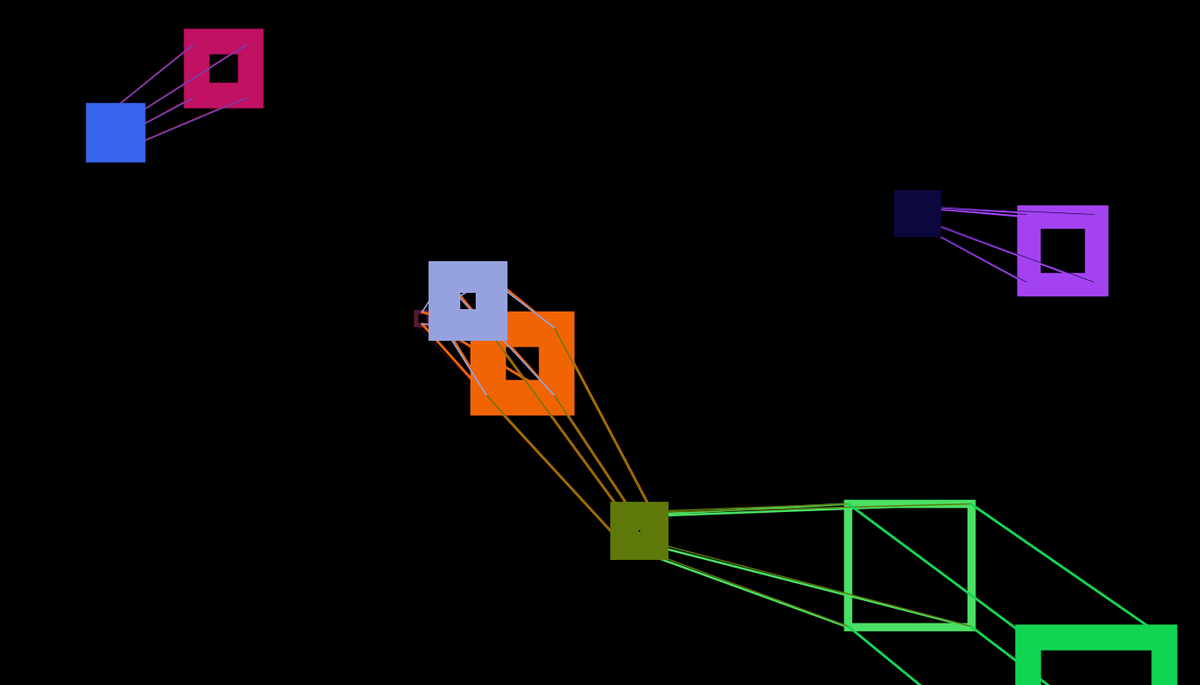
Frame 1 (no input)
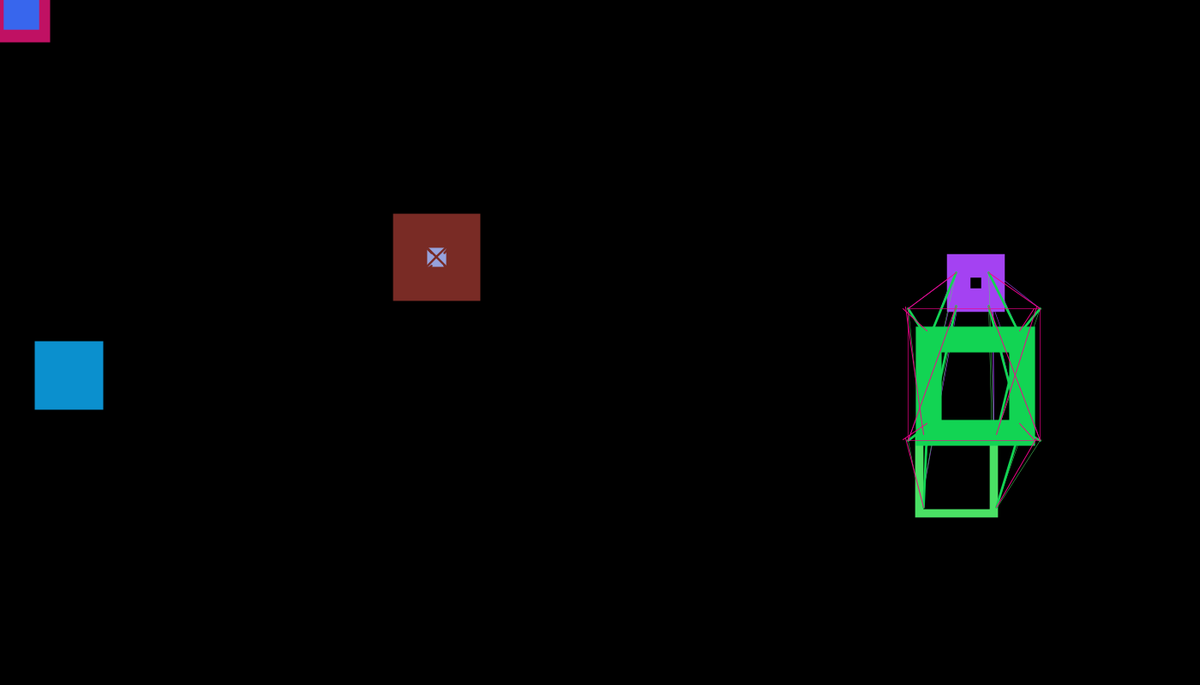
Frame 60 (the mouse pressed at the canvas centre just before this capture)
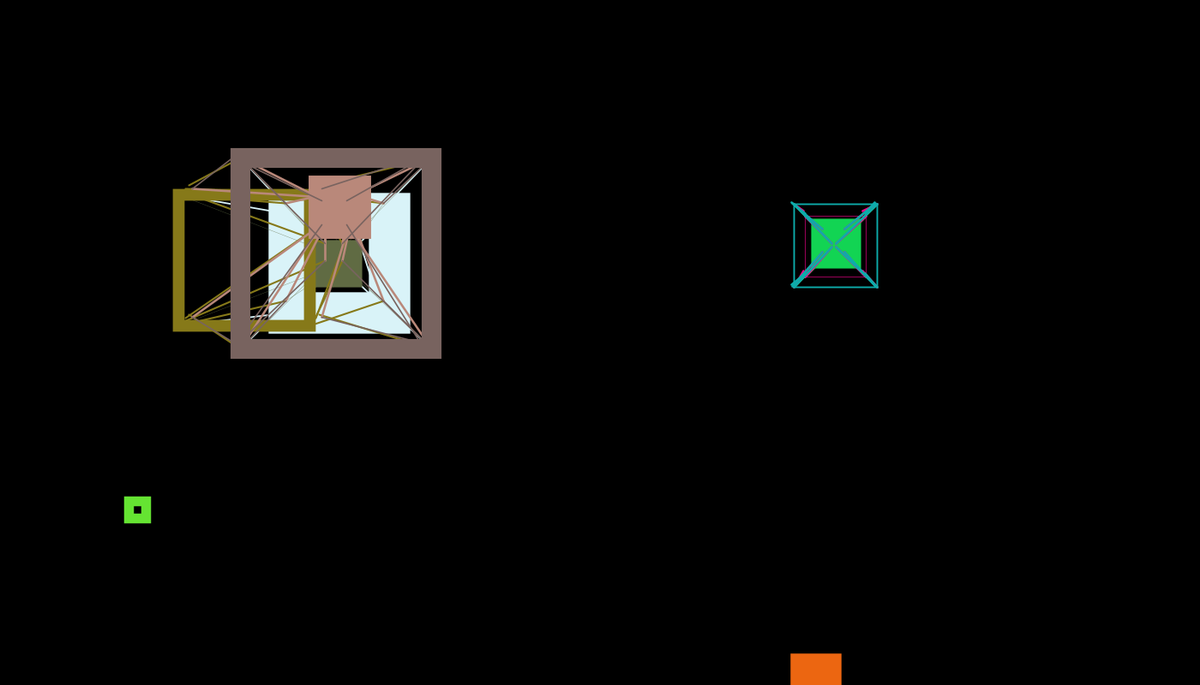
Frame 120 (the mouse held since frame 60 and released just before this capture)

The Processing sketch that drew these frames (run headless with seeded random() and noise(); from frame 60 on, the mouse is pressed at the canvas centre):

// Processing sketch: p_2015_06_03_squareConnectorsBasic
// ── p_2015_06_03_squareConnectorsBasic.pde
int tigerSize = 10;  // Number of objects
ArrayList<Tiger> tigers = new ArrayList<Tiger>();  // List of objects

void setup() {
  size( 1400, 800 );
  background( 0 );
  noFill();
  strokeWeight( 1 );
  for ( int i = 0 ; i < tigerSize ; i++ )  {  // Populates the arraylist with objects
    tigers.add( new Tiger() );
  }
}

void draw() {
  background( 0 );

  for ( int i = 0 ; i < tigers.size() ; i++ )  {  // Iterates through objects
    tigers.get(i).draw();  // Draws objects
    tigers.get(i).connect();  // Connects objects
    tigers.get(i).checkEdges();  // Checks the walls
    tigers.get(i).checkRadius(i);  // Removes objects with size 0
  }
}

void mousePressed()  {
   tigers.add( new Tiger( mouseX, mouseY ) );  // Adds an object at the point of the click
}

// ── Tiger.pde

class Tiger  {
   color skinColor = color( random(255), random(255), random(255) );  // Color of object
   float radius = random( 10, 300 );  // Size of object
   float x = random( width );  // X position of object
   float y = random( height );  // Y position of object
   float velocityX = 0;  // X velocity of object
   float velocityY = 0;  // Y velocity of object
   float speed = random( 1, 5 );  // Base speed
   float sw = random( 50 );  // Strokeweight
   Tiger()  {   // Empty constructor
   } 
   Tiger( int x, int y )  {  // Constructor for position
     this.x = x;
     this.y = y;
   } 
   
   void draw()  {
     strokeWeight( this.sw );  // Sets strokweight to current strokweight
     stroke( skinColor );  // Sets stroke color to skincolor
     rect( x, y, radius, radius );  // Draws the object
   }
   
   void connect()  {
     strokeWeight( random( 3 ) );  // Sets strokeweight for lines between objects
     for ( int i = 0 ; i < tigers.size() ; i++ )  {  // Iterates over objects
       if ( tigers.get(i) != this )  {  // Checks if current object is self
         if ( abs(dist( tigers.get(i).x, tigers.get(i).y, this.x, this.y )) < 300 ) {  // If the distance is less than 300
            line( tigers.get(i).x, tigers.get(i).y, this.x, this.y );  // Draws lines between selected objects
            line( tigers.get(i).x + tigers.get(i).radius, tigers.get(i).y + tigers.get(i).radius,
                  this.x + this.radius, this.y + this.radius );
            line( tigers.get(i).x, tigers.get(i).y + tigers.get(i).radius,
                  this.x, this.y + this.radius );
            line( tigers.get(i).x + tigers.get(i).radius, tigers.get(i).y,
                  this.x + this.radius, this.y);
            move( i );  // Moves the object
            this.radius -= 0.5;  // Decreases the radius
         }
       }
     }
   }
   
   void move( int i )  {  // Moves object
     if ( this.x + this.radius/2 < tigers.get(i).x + tigers.get(i).radius/2 )
       this.x += this.speed;
     if ( this.x + this.radius/2 > tigers.get(i).x + tigers.get(i).radius/2 )
       this.x -= this.speed;
     if ( this.y + this.radius/2 < tigers.get(i).y + tigers.get(i).radius/2 )
       this.y += this.speed;
     if ( this.y + this.radius/2 > tigers.get(i).y + tigers.get(i).radius/2 )
       this.y -= this.speed;
     x += velocityX;
     y += velocityY;
   }
   
   void checkEdges()  {  // Bounces objects off of walls
    if ( this.x + this.radius > width )  
      this.velocityX = -1.01*this.speed;
    if ( this.x < 0 )  
      this.velocityX = 1.01*this.speed;
    if ( this.y + this.radius > height )  
      this.velocityY = -1.01*this.speed;
    if ( this.y < 0 )  
      this.velocityY = 1.01*this.speed;
   }
   
   void checkRadius( int i )  {  // Checks if object needs to be deleted
     if ( radius < 0 )  {
      tigers.remove( i ); 
      tigers.add( new Tiger() );
     }
   }
}
